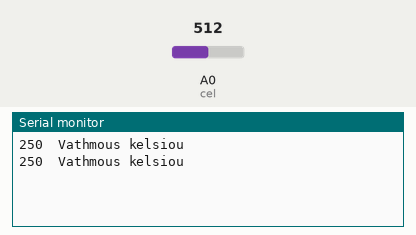
This sketch was run on a simulated Arduino Uno, built with avr-gcc and run on an emulated ATmega328P. On the bench: the last lines printed to the serial monitor. Inputs (shaded band) come from the test bench; at power-on: A0 (cel) = 512.

Above: at 3.8 s.
3.9 s: A0 (cel) set to 716
At 6.4 s:
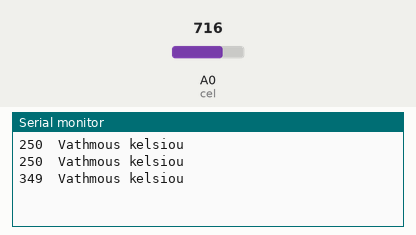
7.8 s: A0 (cel) set to 900
At 9.9 s:
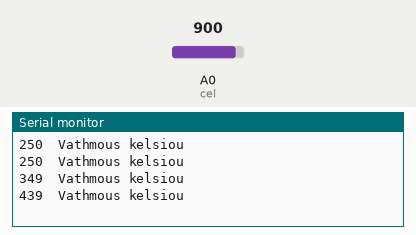
Timing chart, 0 to 11.4 s (numbered marks = the images above; inputs shaded):
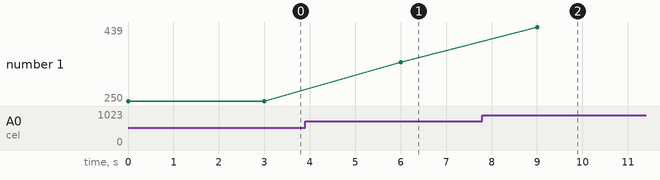

Measured:
- after the input at 3.9 s, the serial monitor: prints a new line after 2.1 s (image 1)
- after the input at 7.8 s, the serial monitor: prints a new line after 1.2 s (image 2)
- plotted number 1: 250 → 349 after the input at 3.9 s, 349 → 439 after the input at 7.8 s

The sketch:

thermokrasia.ino
```cpp
int cel = 0;
int temp;

void setup()
{
  Serial.begin(9600);
}

void loop()
{
  temp = (5.0 * analogRead(cel) * 100.0) / 1024.0;
  Serial.print(temp);
  Serial.println("  Vathmous kelsiou");
  temp =0;
  delay(3000);
}
```
